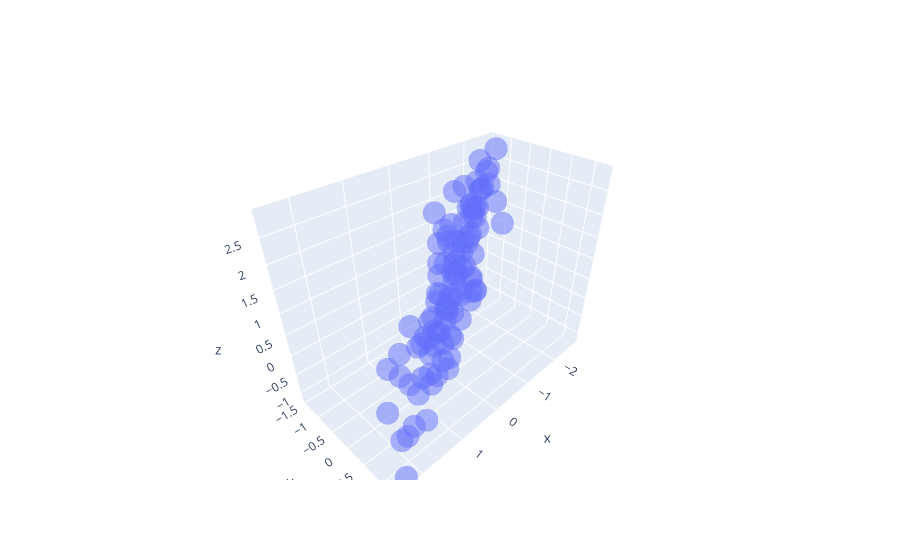

Here is the notebook cell this chart was saved with:
### Markdown cell above
# Some 3D data to work with
Now that we know what a covariance matrix is, let's generate some 3D data that we can use for what's coming next.  Since there are 3 variables or 3 dimensions, the covariance matrix will now be 3x3.

### Code cell
z = -.5*x + 2*np.random.uniform(size=N)
data = np.stack((x,y,z)).T
print("data.shape =",data.shape)
cov = np.cov(data.T)
print("covariance matrix =\n",cov)

# Plot our data
import plotly.graph_objects as go
fig = go.Figure(data=[go.Scatter3d(x=x, y=y, z=z,mode='markers', marker=dict(size=8,opacity=0.5), name="data" )])
fig.update_layout( xaxis_title="x", yaxis_title="y", yaxis = dict(scaleanchor = "x",scaleratio = 1) )
fig.show()
